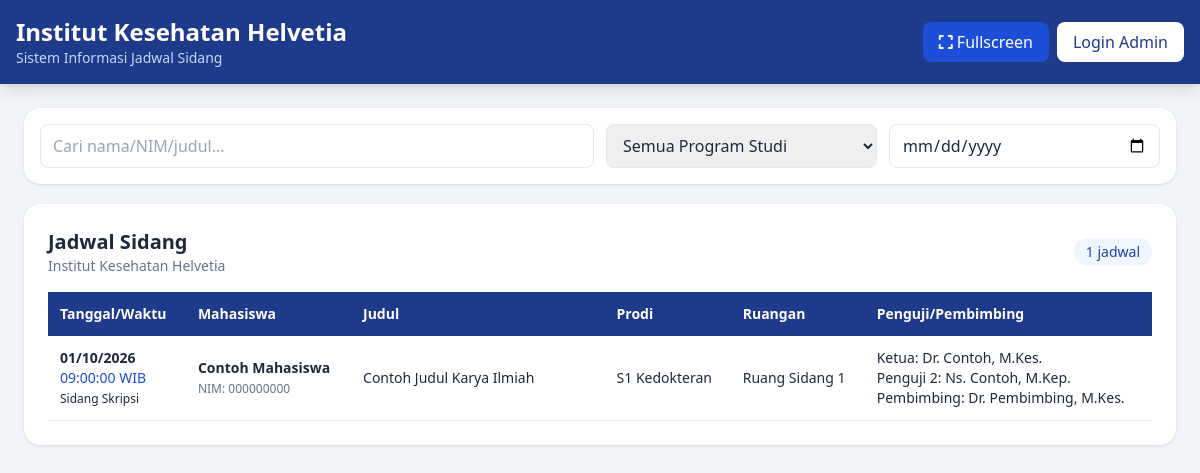
The page / on the database its author committed.
### tables this page shows
CREATE TABLE IF NOT EXISTS schedules (
 id INT AUTO_INCREMENT PRIMARY KEY,
 nama VARCHAR(150) NOT NULL,
 nim VARCHAR(50) NOT NULL,
 prodi VARCHAR(150) NOT NULL,
 judul TEXT NOT NULL,
 tanggal DATE NOT NULL,
 waktu TIME NOT NULL,
 ruangan VARCHAR(100) NOT NULL,
 ketua_penguji VARCHAR(150) NOT NULL,
 penguji_2 VARCHAR(150) DEFAULT '',
 pembimbing VARCHAR(150) DEFAULT '',
 jenis_sidang VARCHAR(100) NOT NULL DEFAULT 'Sidang Skripsi',
 created_at TIMESTAMP DEFAULT CURRENT_TIMESTAMP,
 INDEX idx_tanggal (tanggal),
 INDEX idx_prodi (prodi)
);

### index.php (the view, shortened to what this page needs)
<?php
require_once "config.php";
$isAdmin = isset($_SESSION['admin']);
$stmt = $pdo->query("SELECT * FROM schedules ORDER BY tanggal ASC, waktu ASC");
$schedules = $stmt->fetchAll();
?>
<!doctype html>
<html lang="id">
<head>
<script src="https://cdn.tailwindcss.com"></script>
<link rel="stylesheet" href="https://cdnjs.cloudflare.com/ajax/libs/font-awesome/6.5.2/css/all.min.css">
</head>
<body class="bg-slate-100 text-slate-800">
<header class="bg-blue-900 text-white shadow-lg">
  <div class="max-w-7xl mx-auto px-4 py-4 flex flex-wrap gap-3 justify-between items-center">
    <div>
      <h1 class="text-xl md:text-2xl font-bold">Institut Kesehatan Helvetia</h1>
      <p class="text-blue-200 text-sm">Sistem Informasi Jadwal Sidang</p>
    </div>
    <div class="flex gap-2">
      <button onclick="openFullscreen()" class="bg-blue-700 hover:bg-blue-600 px-4 py-2 rounded-lg"><i class="fa-solid fa-expand"></i> Fullscreen</button>
      <?php if ($isAdmin): ?>
        <a href="#form" class="bg-emerald-600 hover:bg-emerald-500 px-4 py-2 rounded-lg">Tambah Jadwal</a>
        <a href="?logout=1" class="bg-red-600 hover:bg-red-500 px-4 py-2 rounded-lg">Keluar</a>
      <?php else: ?>
        <button onclick="document.getElementById('login').showModal()" class="bg-white text-blue-900 px-4 py-2 rounded-lg">Login Admin</button>
      <?php endif; ?>
    </div>
  </div>
</header>
<main id="app" class="max-w-7xl mx-auto p-4 md:p-6">
  <div class="bg-white rounded-2xl shadow p-4 mb-5">
    <div class="grid md:grid-cols-4 gap-3">
      <input id="search" oninput="filterRows()" placeholder="Cari nama/NIM/judul..." class="border rounded-lg px-3 py-2 md:col-span-2">
      <select id="filterProdi" onchange="filterRows()" class="border rounded-lg px-3 py-2">
        <option value="">Semua Program Studi</option>
      </select>
      <input id="filterDate" type="date" onchange="filterRows()" class="border rounded-lg px-3 py-2">
    </div>
  </div>
  <section id="schedule-section" class="bg-white rounded-2xl shadow p-4 md:p-6">
    <div class="flex justify-between items-center mb-4">
      <div>
        <h2 class="text-xl font-bold">Jadwal Sidang</h2>
        <p class="text-sm text-slate-500">Institut Kesehatan Helvetia</p>
      </div>
      <span class="text-sm bg-blue-50 text-blue-800 px-3 py-1 rounded-full"><?=count($schedules)?> jadwal</span>
    </div>
    <div class="overflow-x-auto">
      <table class="w-full text-sm" id="scheduleTable">
        <thead class="bg-blue-900 text-white">
          <tr><th class="p-3 text-left">Tanggal/Waktu</th><th class="p-3 text-left">Mahasiswa</th><th class="p-3 text-left">Judul</th><th class="p-3 text-left">Prodi</th><th class="p-3 text-left">Ruangan</th><th class="p-3 text-left">Penguji/Pembimbing</th><?php if($isAdmin) echo '<th class="p-3">Aksi</th>'; ?></tr>
        </thead>
        <tbody>
        <?php foreach($schedules as $s): ?>
          <tr class="schedule-row border-b hover:bg-slate-50" data-search="<?=htmlspecialchars(strtolower($s['nama'].' '.$s['nim'].' '.$s['judul'].' '.$s['prodi']))?>" data-prodi="<?=htmlspecialchars($s['prodi'])?>" data-date="<?=htmlspecialchars($s['tanggal'])?>">
            <td class="p-3 whitespace-nowrap"><b><?=date('d/m/Y',strtotime($s['tanggal']))?></b><br><span class="text-blue-700"><?=$s['waktu']?> WIB</span><br><span class="text-xs"><?=$s['jenis_sidang']?></span></td>
            <td class="p-3"><b><?=htmlspecialchars($s['nama'])?></b><br><span class="text-xs text-slate-500">NIM: <?=htmlspecialchars($s['nim'])?></span></td>
            <td class="p-3 min-w-[240px]"><?=htmlspecialchars($s['judul'])?></td>
            <td class="p-3"><?=htmlspecialchars($s['prodi'])?></td>
            <td class="p-3"><?=htmlspecialchars($s['ruangan'])?></td>
            <td class="p-3 min-w-[200px]">Ketua: <?=htmlspecialchars($s['ketua_penguji'])?><br>Penguji 2: <?=htmlspecialchars($s['penguji_2'])?><br>Pembimbing: <?=htmlspecialchars($s['pembimbing'])?></td>
          </tr>
        <?php endforeach; ?>
        </tbody>
      </table>
    </div>
  </section>
</main>
</body></html>

### rows shown on the page
schedules: tanggal "01/10/2026", waktu "09:00:00", jenis_sidang "Sidang Skripsi", nama "Contoh Mahasiswa", nim "000000000", judul "Contoh Judul Karya Ilmiah", prodi "S1 Kedokteran", ruangan "Ruang Sidang 1", ketua_penguji "Dr. Contoh, M.Kes.", penguji_2 "Ns. Contoh, M.Kep.", pembimbing "Dr. Pembimbing, M.Kes."

### other values the page prints
count($schedules) "1"
